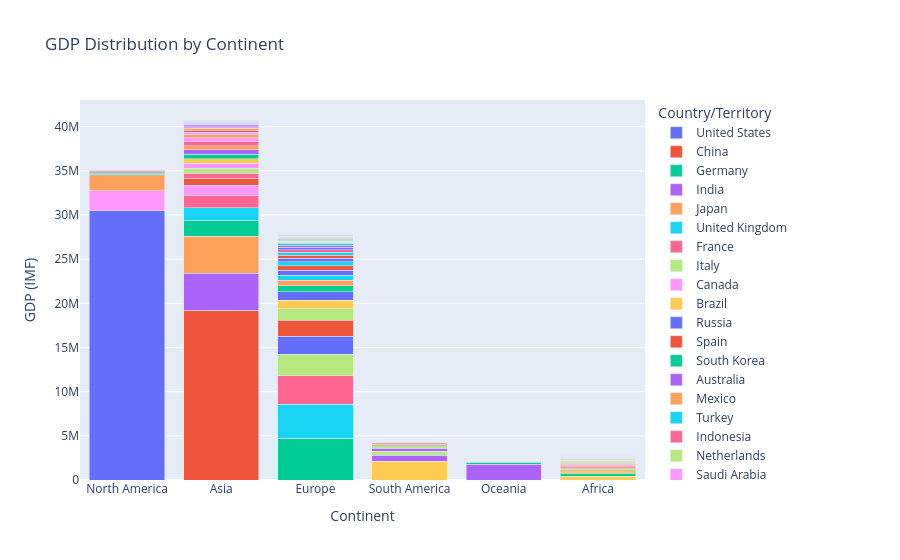

The code cell stored with this chart in its notebook:
### Code cell
import plotly.express as px

gdp_region["GDP (IMF)"] = gdp_region["GDP (IMF)"].astype(float)
gdp_region["Continent"] = gdp_region["Continent"].astype('category')

fig = px.bar(
    gdp_region,
    x="Continent",
    y="GDP (IMF)",
    color="Country/Territory",
    title="GDP Distribution by Continent",
    barmode="stack"  # stack bars instead of grouping
)

fig.show()
